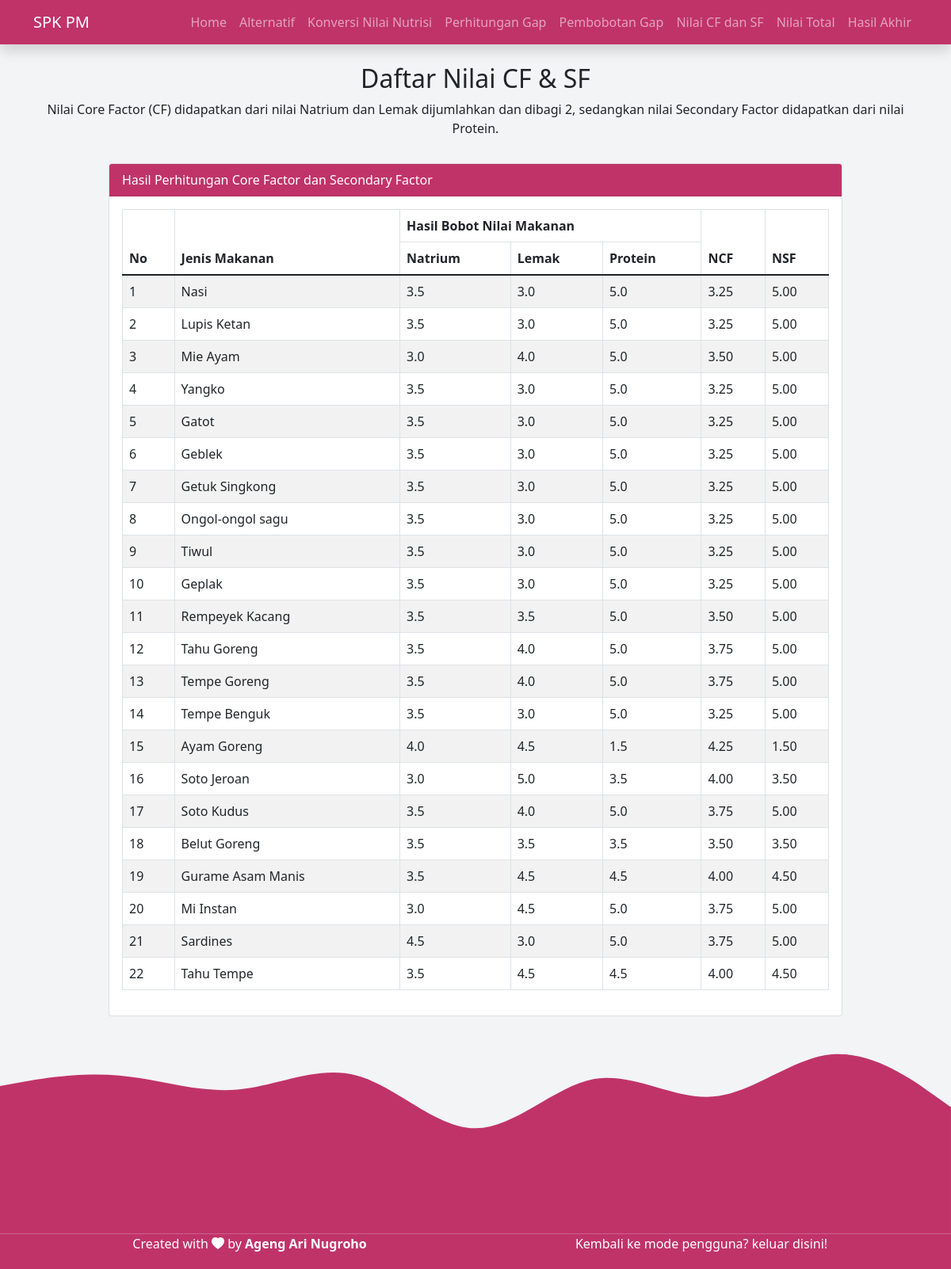
/admin/nilai_cfsf.php (signed in), run on the app's committed database.
### tables this page shows
CREATE TABLE `food` (
  `id_makanan` int(10) NOT NULL,
  `name` varchar(50) NOT NULL,
  `natrium` float NOT NULL,
  `lemak` float NOT NULL,
  `protein` float NOT NULL
);

### admin/inc/perhitungan/profile_matching.php (called while the page is built, shortened)
<?php
                        $nat = $data['natrium'];
                        $le = $data['lemak'];
                        $pr = $data['protein'];
                        if ($nat >= 851) {
                            $natrium = 1;
                        } elseif ($nat >= 501) {
                            $natrium = 2;
                        } elseif ($nat >= 351) {
                            $natrium = 3;
                        } elseif ($nat >= 151) {
                            $natrium = 4;
                        } else {
                            $natrium = 5;
                        }
                        if ($le >= 36) {
                            $lemak = 5;
                        } elseif ($le >= 26) {
                            $lemak = 4;
                        } elseif ($le >= 16) {
                            $lemak = 3;
                        } elseif ($le >= 6) {
                            $lemak = 2;
                        } else {
                            $lemak = 1;
                        }
                        if ($pr >= 96) {
                            $protein = 5;
                        } elseif ($pr >= 73) {
                            $protein = 4;
                        } elseif ($pr >= 49) {
                            $protein = 3;
                        } elseif ($pr >= 25) {
                            $protein = 2;
                        } else {
                            $protein = 1;
                        }
                        $gapnatrium = $natrium - 3;
                        $gaplemak = $lemak - 3;
                        $gapprotein = $protein - 1;
                        if ($gapnatrium == 0) {
                            $bobotnatrium = 5;
                        } elseif ($gapnatrium == 1) {
                            $bobotnatrium = 4.5;
                        } elseif ($gapnatrium == -1) {
                            $bobotnatrium = 4;
                        } elseif ($gapnatrium == 2) {
                            $bobotnatrium = 3.5;
                        } elseif ($gapnatrium == -2) {
                            $bobotnatrium = 3;
                        } elseif ($gapnatrium == 3) {
                            $bobotnatrium = 2.5;
                        } elseif ($gapnatrium == -3) {
                            $bobotnatrium = 2;
                        } elseif ($gapnatrium == 4) {
                            $bobotnatrium = 1.5;
                        } elseif ($gapnatrium == -4) {
                            $bobotnatrium = 1;
                        } else {
                            $bobotnatrium = 0;
                        }
                        if ($gaplemak == 0) {
                            $bobotlemak = 5;
                        } elseif ($gaplemak == 1) {
                            $bobotlemak = 4.5;
                        } elseif ($gaplemak == -1) {
                            $bobotlemak = 4;
                        } elseif ($gaplemak == 2) {
                            $bobotlemak = 3.5;
                        } elseif ($gaplemak == -2) {
                            $bobotlemak = 3;
                        } elseif ($gaplemak == 3) {
                            $bobotlemak = 2.5;
                        } elseif ($gaplemak == -3) {
                            $bobotlemak = 2;
                        } elseif ($gaplemak == 4) {
                            $bobotlemak = 1.5;
                        } elseif ($gaplemak == -4) {
                            $bobotlemak = 1;
                        } else {
                            $bobotlemak = 0;
                        }
                        if ($gapprotein == 0) {
                            $bobotprotein = 5;
                        } elseif ($gapprotein == 1) {
                            $bobotprotein = 4.5;
                        } elseif ($gapprotein == -1) {
                            $bobotprotein = 4;
                        } elseif ($gapprotein == 2) {
                            $bobotprotein = 3.5;
                        } elseif ($gapprotein == -2) {
                            $bobotprotein = 3;
                        } elseif ($gapprotein == 3) {
                            $bobotprotein = 2.5;
                        } elseif ($gapprotein == -3) {
                            $bobotprotein = 2;
                        } elseif ($gapprotein == 4) {
                            $bobotprotein = 1.5;
                        } elseif ($gapprotein == -4) {
                            $bobotprotein = 1;
                        } else {
                            $bobotprotein = 0;
                        }
                        $cf = ($bobotnatrium + $bobotlemak) / 2;
                        $sf = $bobotprotein;
                    ?>

### admin/nilai_cfsf.php (the view, shortened to what this page needs)
<!DOCTYPE html>
<html lang="en">
  <head>
    <link href="https://cdn.jsdelivr.net/npm/bootstrap@5.1.3/dist/css/bootstrap.min.css" rel="stylesheet" />
    <link rel="stylesheet" href="https://cdn.jsdelivr.net/npm/bootstrap-icons@1.5.0/font/bootstrap-icons.css" />
  </head>
  <body id="home">
	<div>
		<?php include "inc/navbar.php"; ?>
	</div>
    <section style="background-color: #f3f4f5">
      <div class="container" style="padding-top: 5rem">
        <div class="row">
          <div class="col text-center">
            <h2>Daftar Nilai CF & SF</h2>
            <p>Nilai Core Factor (CF) didapatkan dari nilai Natrium dan Lemak dijumlahkan dan dibagi 2, sedangkan nilai Secondary Factor didapatkan dari nilai Protein.</p>
          </div>
        </div>
        <div class="row justify-content-center">
          <div class="col-md-10">
            <div class="card mt-3 mb-2">
              <div class="card-header text-white" style="background-color: #c03369">Hasil Perhitungan Core Factor dan Secondary Factor</div>
              <div class="card-body">
              <table class="table table-striped table-bordered table-hover">
                <thead>
                    <tr>
                        <th rowspan="2">No</th>
                        <th rowspan="2">Jenis Makanan</th>
                        <th colspan="3">Hasil Bobot Nilai Makanan</th>
                        <th rowspan="2">NCF</th>
                        <th rowspan="2">NSF</th>
                    </tr>
                    <tr>
                        <th>Natrium</th>
                        <th>Lemak</th>
                        <th>Protein</th>
                    </tr>
                </thead>
                <tbody>
                    <?php
                      $perhitungan = mysql_query("SELECT  *  FROM  food order by id_makanan asc");
                      $no = 1;
                      while ($data = mysql_fetch_array($perhitungan)) {
                      include "inc/perhitungan/profile_matching.php";
                    ?>
                      <tr>
                        <td><?php echo $no++;  ?></td>
                        <td><?php echo $data[name];  ?></td>
                        <td><?php echo number_format($bobotnatrium, 1); ?></td>
                        <td><?php echo number_format($bobotlemak, 1); ?></td>
                        <td><?php echo number_format($bobotprotein, 1); ?></td>
                        <td><?php echo number_format($cf, 2); ?></td>
                        <td><?php echo number_format($sf, 2); ?></td>
                      </tr>
                    <?php
                      }
                    ?>
                </tbody>
              </table>
              </div>
            </div>
          </div>
        </div>
      </div>
    </section>
  <div>
    <?php include "inc/footer.php"; ?>
  </div>
  </body>
</html>

### data on the page
food: name "Nasi", natrium "3.5", lemak "3.0", protein "5.0", cf "3.25", protein "5.00"
food: name "Lupis Ketan", natrium "3.5", lemak "3.0", protein "5.0", cf "3.25", protein "5.00"
food: name "Mie Ayam", natrium "3.0", lemak "4.0", protein "5.0", cf "3.50", protein "5.00"
food: name "Yangko", natrium "3.5", lemak "3.0", protein "5.0", cf "3.25", protein "5.00"
food: name "Gatot", natrium "3.5", lemak "3.0", protein "5.0", cf "3.25", protein "5.00"
food: name "Geblek", natrium "3.5", lemak "3.0", protein "5.0", cf "3.25", protein "5.00"
food: name "Getuk Singkong", natrium "3.5", lemak "3.0", protein "5.0", cf "3.25", protein "5.00"
food: name "Ongol-ongol sagu", natrium "3.5", lemak "3.0", protein "5.0", cf "3.25", protein "5.00"
food: name "Tiwul", natrium "3.5", lemak "3.0", protein "5.0", cf "3.25", protein "5.00"
food: name "Geplak", natrium "3.5", lemak "3.0", protein "5.0", cf "3.25", protein "5.00"
food: name "Rempeyek Kacang", natrium "3.5", lemak "3.5", protein "5.0", cf "3.50", protein "5.00"
food: name "Tahu Goreng", natrium "3.5", lemak "4.0", protein "5.0", cf "3.75", protein "5.00"
food: name "Tempe Goreng", natrium "3.5", lemak "4.0", protein "5.0", cf "3.75", protein "5.00"
food: name "Tempe Benguk", natrium "3.5", lemak "3.0", protein "5.0", cf "3.25", protein "5.00"
food: name "Ayam Goreng", natrium "4.0", lemak "4.5", protein "1.5", cf "4.25", protein "1.50"
food: name "Soto Jeroan", natrium "3.0", lemak "5.0", protein "3.5", cf "4.00", protein "3.50"
food: name "Soto Kudus", natrium "3.5", lemak "4.0", protein "5.0", cf "3.75", protein "5.00"
food: name "Belut Goreng", natrium "3.5", lemak "3.5", protein "3.5", cf "3.50", protein "3.50"
food: name "Gurame Asam Manis", natrium "3.5", lemak "4.5", protein "4.5", cf "4.00", protein "4.50"
food: name "Mi Instan", natrium "3.0", lemak "4.5", protein "5.0", cf "3.75", protein "5.00"
food: name "Sardines", natrium "4.5", lemak "3.0", protein "5.0", cf "3.75", protein "5.00"
food: name "Tahu Tempe", natrium "3.5", lemak "4.5", protein "4.5", cf "4.00", protein "4.50"
